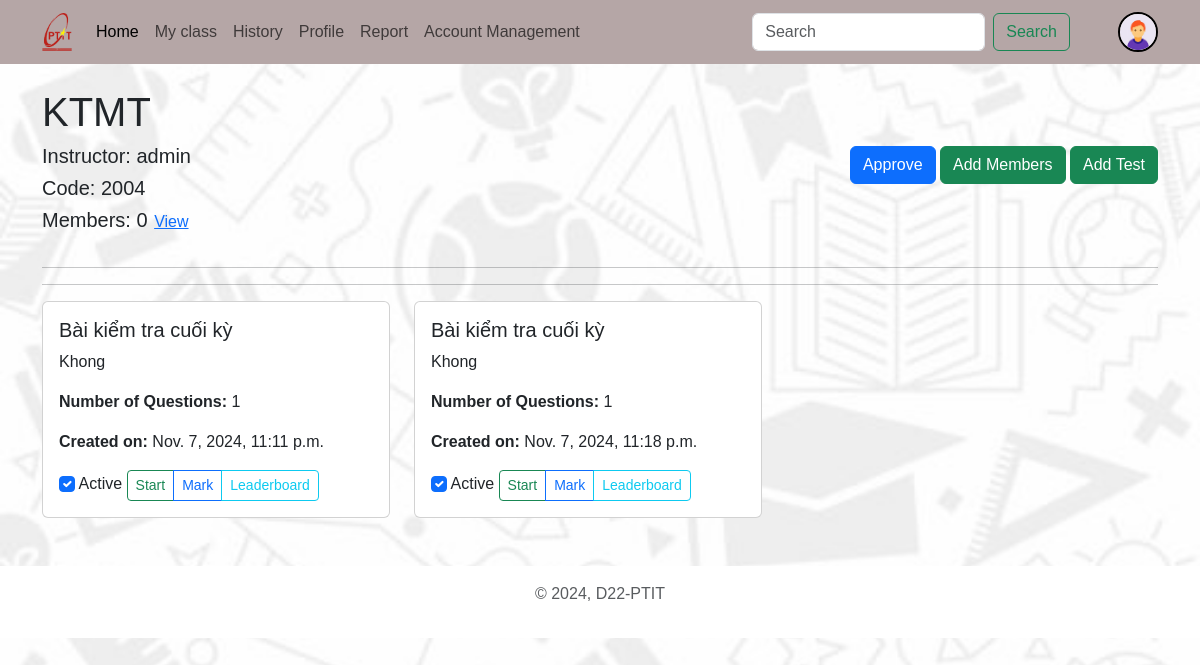
The page /myclass/class_detail/5/ (signed in) on the database its author committed.
### account/models.py (models this page shows, shortened)
class Profile(models.Model):
    user = models.OneToOneField(User, on_delete=models.CASCADE, null=True, verbose_name='User Object') #verbose_name
    user_class = models.TextField(blank=True, null=True)
    email=models.EmailField(blank=True, null=True,max_length=254,unique=True)
    profile_img = models.ImageField(upload_to='profile_images', default='profile_images/user.jpg', blank=True, null=True, verbose_name='Profile Pic')
    studen_id = models.CharField(max_length=15, blank=True, null=True)
    GENDER = (
        ('Male', 'Male'),
        ('Female', 'Female'),
        ('Other', 'Other'),
    )
    gender = models.CharField(max_length=6, choices=GENDER, blank=True, null=True)

### allClass/models.py (models this page shows, shortened)
class MyClass(models.Model):
    name = models.TextField()
    instructor = models.ForeignKey(User, on_delete=models.CASCADE, related_name='instructed_classes')
    students = models.ManyToManyField(User, related_name='classes')
    code = models.CharField(max_length=10, unique=True, null=True)
    class Meta:
        verbose_name = "Class"
        verbose_name_plural = "Classes"

### quiz/models.py (models this page shows, shortened)
class Quiz(models.Model):
    id = models.AutoField(primary_key=True)
    title = models.CharField(max_length=255)
    description = models.TextField()
    class_id = models.ForeignKey(MyClass, on_delete=models.CASCADE, null=True, blank=True)
    category = models.ForeignKey(Category, on_delete=models.CASCADE,null=True, blank=True)
    quiz_file = models.FileField(upload_to='quiz/' , null=True, blank=True)
    created_at = models.DateTimeField(auto_now_add=True)
    updated_at = models.DateTimeField(auto_now=True)
    duration = models.IntegerField(default=45)
    total_questions = models.IntegerField()
    instructor = models.ForeignKey(User, on_delete=models.CASCADE,null=True, blank=True)
    active = models.BooleanField(default=False)
    class Meta:
        verbose_name_plural = 'Quizzes'

### allClass/views.py (the view)
# urls.py: path('class_detail/<int:class_id>/', views.class_detail, name='class_detail'),
@login_required(login_url='login')
def class_detail(request, class_id):
    myclass = get_object_or_404(MyClass, id=class_id)
    if request.user != myclass.instructor and request.user not in myclass.students.all():
        raise Http404("You do not have permission to access this class.")
    class_requests = ClassRequest.objects.filter(myclass=myclass, approved=False)
    quizzes = Quiz.objects.filter(class_id=myclass.id)
    student_count = myclass.students.count()
    student_list = myclass.students.all()
    instructor = myclass.instructor
    return render(request, 'inyourclass.html', {'class': myclass, 'class_requests': class_requests, 'quizzes': quizzes,'student_count': student_count,'student_list': student_list,'instructor': instructor, 'class_id': class_id})

### templates/inyourclass.html (shortened to what this page needs)
<!DOCTYPE html>
<html lang="en">
<head>
    <link href="https://cdn.jsdelivr.net/npm/bootstrap@5.3.0-alpha3/dist/css/bootstrap.min.css" rel="stylesheet"
>
    <link rel="stylesheet" href="/static/css/style.css">
</head>
<body>
    {% include "Components/navbar_loged_in.html" %}
    <div class="container mt-4">
        <div class="d-flex justify-content-between align-items-center mb-4">
            <div>
                <h1>{{ class.name }}</h1>
                <h5>Instructor: {{ class.instructor.username }}</h5>
                <h5>Code: {{ class.code }}</h5>
                <h5>Members: {{ student_count }}
                    <button type="button" class="btn btn-link p-0" data-bs-toggle="modal" data-bs-target="#studentListModal">
                        View
                    </button>
                </h5>
            </div>
            <div>
                {% if user == class.instructor %}
                    <button type="button" class="btn btn-primary position-relative" data-bs-toggle="modal" data-bs-target="#approveMembersModal">
                        Approve
                    </button>
                    <button type="button" class="btn btn-success" data-bs-toggle="modal" data-bs-target="#addMembersModal">Add Members</button>
                    <a href="{% url 'addquiz' class.id %}" class="btn btn-success">Add Test</a>
                {% endif %}
            </div>
        </div>
        <hr>
        <hr>
        <div class="row">
            {% if quizzes|length > 0 %}
                <div class="row">
                    {% for quiz in quizzes %}
                        <div class="col-md-4">
                            <div class="card mb-4">
                                <div class="card-body">
                                    <h5 class="card-title">{{ quiz.title }}</h5>
                                    <p class="card-text">{{ quiz.description }}</p>
                                    <p class="card-text"><strong>Number of Questions:</strong> {{ quiz.total_questions }}</p>
                                    <p class="card-text"><strong>Created on:</strong> {{ quiz.created_at }}</p>
                                    {% if user == quiz.instructor %}
                                        <form method="post" action="{% url 'activate_quiz' quiz.id %}" class="d-inline">
                                            <label class="form-check-label">
                                                <input type="checkbox" class="form-check-input" name="active" {% if quiz.active %}checked{% endif %} onchange="this.form.submit()">
                                                Active
                                            </label>
                                        </form>
                                        <div class="btn-group" role="group">
                                            {% if quiz.active %}
                                                <a href="{% url 'start_quiz' quiz.id %}" class="btn btn-sm btn-outline-success">Start</a>
                                            {% else %}
                                                {% if user != quiz.instructor %}
                                                    <p class="text-muted">The quiz is not yet available.</p>
                                                {% endif %}
                                            {% endif %}
                                            <a href="{% url 'mark_quiz' class.id quiz.id %}" class="btn btn-sm btn-outline-primary">Mark</a>
                                            <a href="{% url 'quiz_leaderboard' quiz.id %}" class="btn btn-sm btn-outline-info">Leaderboard</a>
                                        </div>
                                    {% endif %}
                                </div>
                            </div>
                        </div>
                    {% endfor %}
                </div>
            {% else %}
                <p>No quizzes available.</p>
            {% endif %}
        </div>
    </div>
    {% include "Components/footer.html" %}
</body>
</html>

### templates/Components/navbar_loged_in.html (shortened to what this page needs)
    <nav class="navbar navbar-expand-lg bg-body-tertiary d-none d-lg-block">
        <div class="container">
            <a class="navbar-brand" href="">
                <img src="/static/images/logo_ptit.png" alt="" style="width: 30px;">
                </a>
            <div class="collapse navbar-collapse" id="navbarSupportedContent">
                <ul class="navbar-nav me-auto mb-2 mb-lg-0">
                    <li class="nav-item">
                        <a class="nav-link active" aria-current="page" href="{% url 'welcome' %}">Home</a>
                    </li>
						<a class="nav-link" href="{% url 'my_classes' %}">My class</a>
					<li class="nav-item">
						<a class="nav-link" href="{% url 'not_support' %}">History</a>
					</li>
					<li class="nav-item">
                        <a class="nav-link" href="{% url 'profile' request.user.username %}">Profile</a>
                    </li>
						<a class="nav-link" href="{% url 'not_support' %}">Report</a>
                    {% if request.user.is_staff or request.user.is_superuser %}
                    <a class="nav-link" href="{% url "account_management" %}">Account Management</a>
                    {% endif %}
                </ul>
                <form class="d-flex" role="search">
                    <input class="form-control me-2" type="search" placeholder="Search" aria-label="Search">
                    <button class="btn btn-outline-success" type="submit">Search</button>
                </form>
                {% if request.user.is_authenticated %}
                    <a href="{% url 'profile' request.user.username %}" class="ms-5">
                    <img src="{{request.user.profile.profile_img.url}}" class="rounded-circle" width="40" height="40" alt="profile_img" style="border: 2px solid #000;">
                    </a>
                {% endif %}
            </div>
        </div>
    </nav>

### static/css/style.css (style rules this page uses)
* { font-family: 'Arial', 'Tahoma', 'Verdana', 'Roboto', 'Open Sans', sans-serif; }
body { background-image: url("../images/Bg1.jpg"); background-size: cover; background-repeat: no-repeat; background-attachment: fixed; background-position: center; }
.navbar { background-color: #b5a6a6 !important; }

### rows shown on the page
MyClass: name "KTMT", instructor.username "admin", code "2004"
Quiz: title "Bài kiểm tra cuối kỳ", description "Khong", total_questions "1", created_at "Nov. 7, 2024, 11:11 p.m.", active "☑", shows "Start"
Quiz: title "Bài kiểm tra cuối kỳ", description "Khong", total_questions "1", created_at "Nov. 7, 2024, 11:18 p.m.", active "☑", shows "Start"

### other values the page prints
{{ student_count }} "0"
